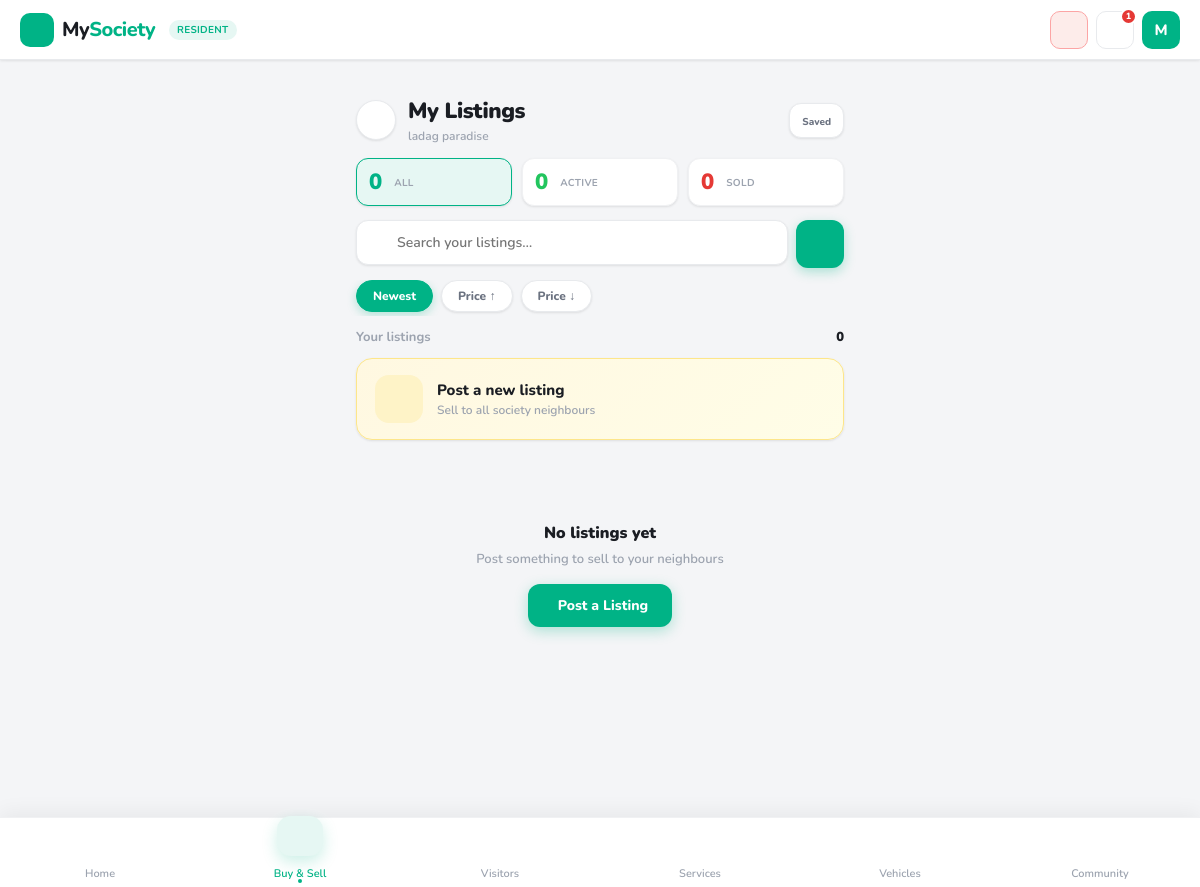
Page /marketplace/my/ (signed in) on the earlier database version.
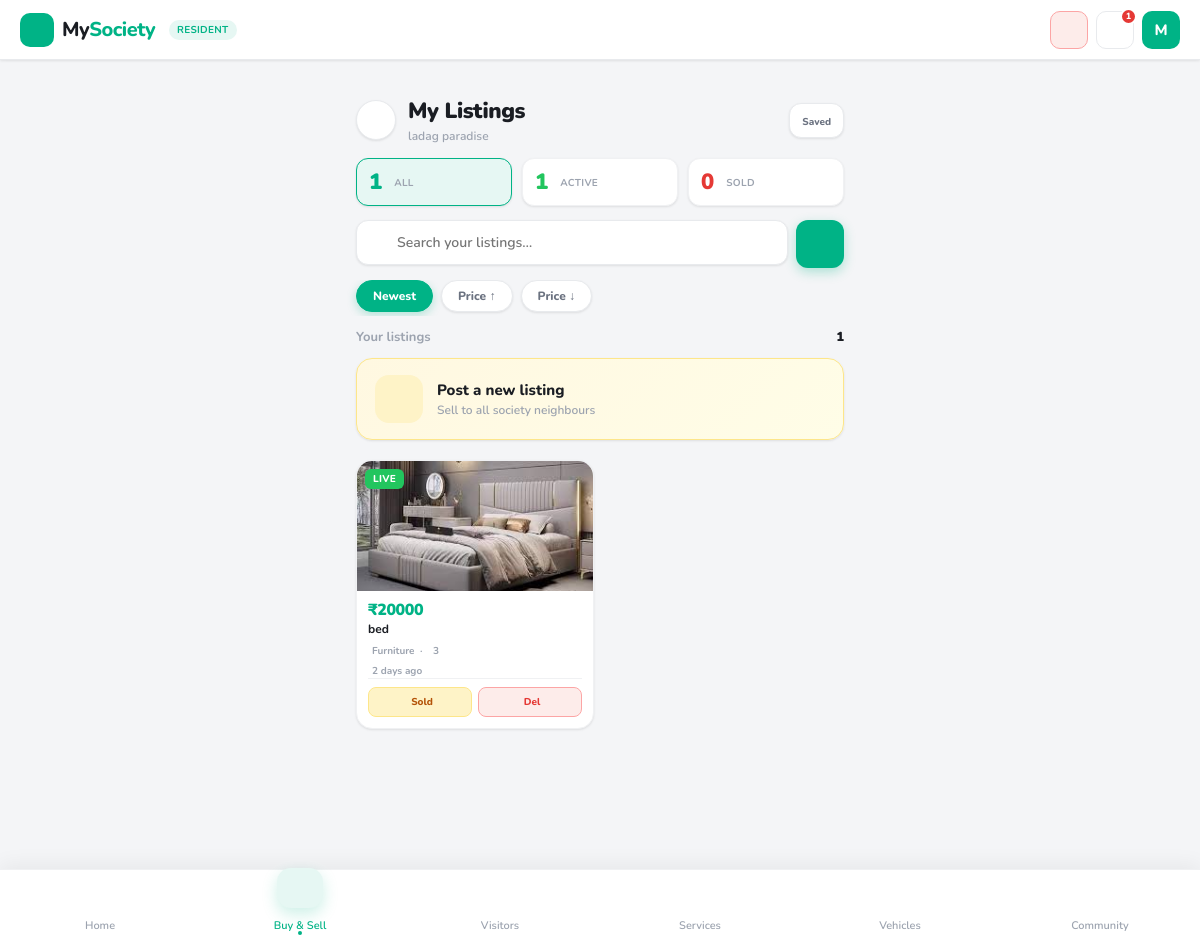
Same page on the later database version.
### core/models.py (models this page shows, shortened)
class Listing(models.Model):
    CATEGORY_CHOICES = [
        ('furniture',   'Furniture'),
        ('food',        'Food'),
        ('services',    'Services'),
        ('home-decor',  'Home Decor'),
        ('electronics', 'Electronics'),
        ('vehicles',    'Vehicles'),
        ('kids-items',  'Kids Items'),
        ('others',      'Others'),
    ]
    STATUS_CHOICES = [
        ('active',   'Active'),
        ('sold',     'Sold'),
        ('inactive', 'Inactive'),
    ]
    society  = models.ForeignKey('Society',   on_delete=models.CASCADE, related_name='listings')
    seller   = models.ForeignKey(User,        on_delete=models.CASCADE, related_name='listings')
    apartment = models.ForeignKey('Apartment', on_delete=models.SET_NULL, null=True, blank=True, related_name='listings')
    category      = models.CharField(max_length=30, choices=CATEGORY_CHOICES, db_index=True)
    title         = models.CharField(max_length=200)
    description   = models.TextField(blank=True)
    price         = models.DecimalField(max_digits=10, decimal_places=2, default=0)
    is_free       = models.BooleanField(default=False)
    is_negotiable = models.BooleanField(default=False)
    contact_number = models.CharField(max_length=15, blank=True)
    image  = models.ImageField(upload_to='marketplace/', null=True, blank=True)
    status = models.CharField(max_length=20, choices=STATUS_CHOICES, default='active', db_index=True)
    views_count     = models.PositiveIntegerField(default=0)
    shortlist_count = models.PositiveIntegerField(default=0)
    created_at = models.DateTimeField(auto_now_add=True)
    updated_at = models.DateTimeField(auto_now=True)
    class Meta:
        ordering = ['-created_at']
        indexes  = [
            models.Index(fields=['society', 'status']),
            models.Index(fields=['category', 'status']),
        ]

### core/views.py (the view)
# urls.py: path('marketplace/my/',                views.my_listings,               name='my_listings'),
@login_required(login_url='login')
def my_listings(request):
    from .models import Listing
    _profile, user_society, _apt = _get_user_profile(request.user)
    q         = request.GET.get('q', '').strip()
    status    = request.GET.get('status', '')       # 'active' | 'sold' | ''
    category  = request.GET.get('category', '')
    sort      = request.GET.get('sort', 'newest')
    min_price = request.GET.get('min_price', '')
    max_price = request.GET.get('max_price', '')
    qs = (
        Listing.objects
        .filter(seller=request.user)
        .select_related('seller', 'society')
    )
    if q:
        qs = qs.filter(Q(title__icontains=q) | Q(description__icontains=q))
    if status in ('active', 'sold'):
        qs = qs.filter(status=status)
    if category:
        qs = qs.filter(category=category)
    qs = _price_filter(qs, min_price, max_price)
    if sort == 'price_asc':   qs = qs.order_by('price')
    elif sort == 'price_desc': qs = qs.order_by('-price')
    else:                       qs = qs.order_by('-created_at')
    context = {
        'listings':         qs,
        'society_name':     user_society.name if user_society else 'Your Society',
        'search_query':     q,
        'current_status':   status,
        'current_category': category,
        'current_sort':     sort,
        'min_price':        min_price,
        'max_price':        max_price,
        'categories':       _build_categories(),
        'total_count':      Listing.objects.filter(seller=request.user).count(),
        'active_count':     Listing.objects.filter(seller=request.user, status='active').count(),
        'sold_count':       Listing.objects.filter(seller=request.user, status='sold').count(),
        'CATEGORY_META':    CATEGORY_META,
    }
    return render(request, 'my_listings.html', context)

### core/context_processors.py (called while the page is built, shortened)
def base_context(request):
    if not request.user.is_authenticated:
        return {}
    profile = getattr(request.user, "userprofile", None)
    return {
        "current_user": request.user,
        "current_role": profile.role if profile else None,
        "notification_count": Notification.objects.filter(
            user=request.user,
            is_read=False
        ).count(),
    }

def global_context(request):
    if not request.user.is_authenticated:
        return {
            "notification_count": 0,
            "current_user": None,
            "current_role": None,
        }
    user = request.user
    profile = getattr(user, "userprofile", None)
    unread_chat = ChatMessage.objects.filter(
        receiver=user,
        is_read=False
    ).count()
    unread_notifications = Notification.objects.filter(
        user=user,
        is_read=False
    ).count()
    return {
        "current_user": user,
        "current_role": profile.role if profile else None,
        "notification_count": unread_chat + unread_notifications,
    }

def guard_notification_count(request):
    return {"guard_notification_count": 0}

### templates/my_listings.html (shortened to what the changed rows need)
{% extends "base.html" %}
{% block content %}
<div class="ml-page">
  <div class="ml-topbar">
    <div class="ml-topbar-title">
      <h2>My Listings</h2>
    </div>
  </div>
  <div class="stats-strip">
    <a href="?status=&sort={{ current_sort }}&q={{ search_query }}&category={{ current_category }}"
       class="stat-card {% if not current_status %}active{% endif %}">
      <div class="stat-num">{{ total_count }}</div>
      <div class="stat-label">All</div>
    </a>
    <a href="?status=active&sort={{ current_sort }}&q={{ search_query }}&category={{ current_category }}"
       class="stat-card {% if current_status == 'active' %}active{% endif %}">
      <div class="stat-num" style="color:#22c55e;">{{ active_count }}</div>
      <div class="stat-label">Active</div>
    </a>
  </div>
  <div class="count-strip">
    <span class="count-label">
      {% if search_query %}Results for "{{ search_query }}"{% else %}Your listings{% endif %}
    </span>
    <span class="count-num" id="countNum">{{ listings|length }}</span>
  </div>
  {% if listings %}
  <div class="ml-grid" id="listingsGrid">
    {% for item in listings %}
    <div class="listing-card" id="card-{{ item.id }}">
      <div class="lc-img">
        {% if item.image %}
          <img src="{{ item.image.url }}" alt="{{ item.title }}">
        {% endif %}
        {% if item.is_free or item.price == 0 %}
          <div class="lc-badge free-b">FREE</div>
        {% elif item.status == 'sold' %}
          <div class="lc-badge sold-b">SOLD</div>
        {% else %}
          <div class="lc-badge active-b">LIVE</div>
        {% endif %}
      </div>
      <div class="lc-body">
        <div class="lc-price">
          {% if item.is_free or item.price == 0 %}FREE
          {% else %}₹{{ item.price|floatformat:0 }}{% endif %}
        </div>
        <div class="lc-title">{{ item.title }}</div>
        <div class="lc-meta">
          {{ item.get_category_display }}
          &nbsp;·&nbsp;
          {{ item.views_count }}
        </div>
        <div class="lc-meta" style="margin-bottom:0;">
          {{ item.created_at|timesince }} ago
        </div>
        <div class="lc-actions">
          {% if item.status == 'active' %}
          <button class="lc-action-btn sold-btn" onclick="confirmSold({{ item.id }}, '{{ item.title|escapejs }}')">
            <iconify-icon icon="mdi:check-circle-outline" width="13"></iconify-icon>Sold
          </button>
          {% endif %}
          <button class="lc-action-btn del" onclick="confirmDelete({{ item.id }}, '{{ item.title|escapejs }}')">
            <iconify-icon icon="mdi:trash-can-outline" width="13"></iconify-icon>Del
          </button>
        </div>
      </div>
    </div>
    {% endfor %}
  </div>
  {% else %}
  <div class="ml-empty">
    <h3>
      {% if search_query %}No results for "{{ search_query }}"
      {% elif current_status == 'sold' %}No sold listings yet
      {% elif current_status == 'active' %}No active listings
      {% else %}No listings yet{% endif %}
    </h3>
    <p>
      {% if search_query %}Try a different search term
      {% else %}Post something to sell to your neighbours{% endif %}
    </p>
    {% if not search_query %}
    <button class="empty-btn" onclick="window.location.href='{% url 'marketplace' %}'">
      <iconify-icon icon="mdi:plus" width="18"></iconify-icon> Post a Listing
    </button>
    {% endif %}
  </div>
  {% endif %}
</div>
{% endblock %}

Differences in the rows shown:
added Listing: image (picture), is_free "LIVE", price "20000", title "bed", category "Furniture", views_count "3", created_at "2 days"
Other differences:
{{ total_count }}: "0" → "1"
{{ active_count }}: "0" → "1"
{{ listings|length }}: "0" → "1"
text no longer shown: "No listings yet Post something to sell to your neighbours Post a Listing"
